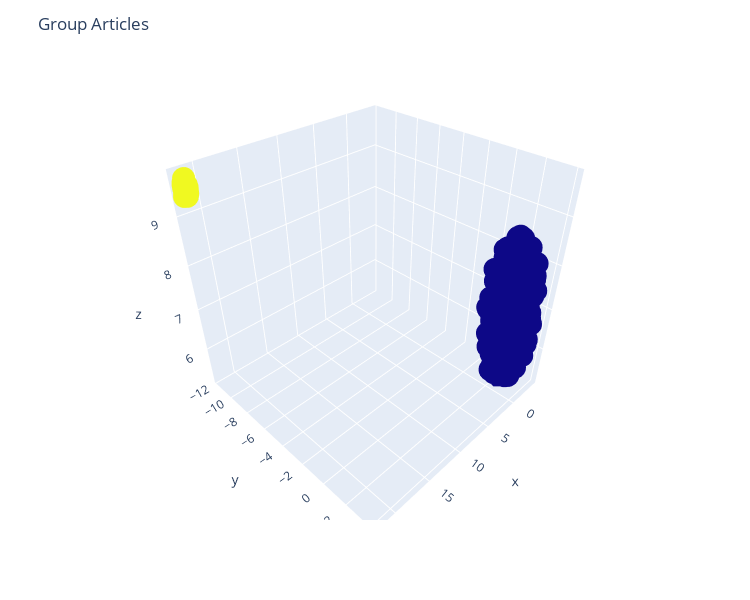

Write notebook code for a chart like this one.
### Code cell
cluster_labels = make_clustering(df_tfidf_abstract_abs.values)
X, y = reduce_dimensionality(df_tfidf_abstract_abs.values, y=cluster_labels, n_components=3), cluster_labels
title_text = "Group Articles"

dict_dfs['df_doc_info']['file_name'] = dict_dfs['df_doc_info']['file'].apply(lambda e: os.path.split(e)[-1])
    
# Concatenate X and y arrays
article_title = dict_dfs['df_doc_head']['title_head'].apply(lambda e: ''.join([str(e)[0:20],'...']) if len(str(e)) >= 10 else str(e)).values.reshape(dict_dfs['df_doc_info']['file'].shape[0],1)
file_name = dict_dfs['df_doc_info']['file_name'].values.reshape(dict_dfs['df_doc_info']['file_name'].shape[0],1)

arr_concat=np.concatenate((X,
                           y.reshape(y.shape[0],1),
                           file_name,
                           article_title), axis=1)

# Create a Pandas dataframe using the above array
df=pd.DataFrame(arr_concat, columns=['x', 'y', 'z', 'label', 'file_name', 'title_head'])
# Convert label data type from float to integer
df['label'] = df['label'].astype(int)
# Finally, sort the dataframe by label
df.sort_values(by='label', axis=0, ascending=True, inplace=True)
#--------------------------------------------------------------------------#

# Create a 3D graph
fig = px.scatter_3d(df, 
                    x='x',
                    y='y',
                    z='z',
                    color='label',
                    height=600,
                    width=750,
                    custom_data=['file_name','title_head','label','x','y','z'])
px.scatter_3d()

# Update chart looks
fig.update_layout(title_text=title_text,
                  showlegend=True,
                  legend=dict(orientation="h", yanchor="top", y=0, xanchor="center", x=0.5))

labels = ["Article File Name: %{customdata[0]}",
          "Article Title: %{customdata[1]}",
          "Grupo: %{customdata[2]}",
          "X: %{x}",
          "Y: %{y}",
          "Z: %{z}"]
            
fig.update_traces(hovertemplate="<br>".join(labels))

fig.update_coloraxes(showscale=False)

# Update marker size
# fig.update_traces(marker=dict(size=3, line=dict(color='black', width=0.1)))

fig.show()

### Figure 1 — Plotly figure (JSON) as saved in the notebook; plotly's stock layout.template omitted (floating-point values rounded to 4 significant figures; data arrays with more than 128 entries replaced by an {"elided": "..."} marker saying what was removed)
{"data": [{"customdata": {"elided": "581x6 mixed values"}, "hovertemplate": "Article File Name: %{customdata[0]}<br>Article Title: %{customdata[1]}<br>Grupo: %{customdata[2]}<br>X: %{x}<br>Y: %{y}<br>Z: %{z}", "legendgroup": "", "marker": {"color": {"elided": "581 int values"}, "coloraxis": "coloraxis", "symbol": "circle"}, "mode": "markers", "name": "", "scene": "scene", "showlegend": false, "type": "scatter3d", "x": {"elided": "581 float values"}, "y": {"elided": "581 float values"}, "z": {"elided": "581 float values"}}], "layout": {"coloraxis": {"colorbar": {"title": {"text": "label"}}, "colorscale": [[0, "#0d0887"], [0.1111, "#46039f"], [0.2222, "#7201a8"], [0.3333, "#9c179e"], [0.4444, "#bd3786"], [0.5556, "#d8576b"], [0.6667, "#ed7953"], [0.7778, "#fb9f3a"], [0.8889, "#fdca26"], [1, "#f0f921"]], "showscale": false}, "height": 600, "legend": {"orientation": "h", "tracegroupgap": 0, "x": 0.5, "xanchor": "center", "y": 0, "yanchor": "top"}, "margin": {"t": 60}, "scene": {"domain": {"x": [0, 1], "y": [0, 1]}, "xaxis": {"title": {"text": "x"}}, "yaxis": {"title": {"text": "y"}}, "zaxis": {"title": {"text": "z"}}}, "showlegend": true, "title": {"text": "Group Articles"}, "width": 750}}
